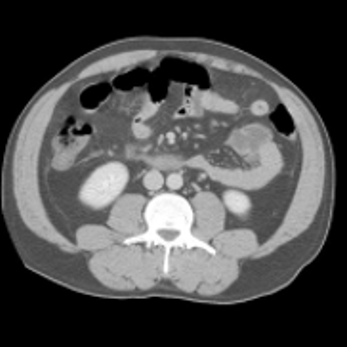
#> input picture ImageFolder1/image002.png, 347 x 347 px
$ python process_image_folder1.py base_image.png   (older library calls are emulated)
#> lines starting #> are read from the running program, lines starting #| are printed output that depends on the picture; after the words box and inside, x2 and y2 are one past the last pixel; in counts of white or black regions, pixels touching at a corner belong together
### compare_pix1.py
import cv2
import numpy as np


def angle_rotation(img_rot):


    img_unrot = cv2.imread('base_image.png')

    h,w,c = img_unrot.shape


    img_resize = cv2.resize(img_rot,(w,h))


    gray = cv2.cvtColor(np.uint8(img_resize), cv2.COLOR_RGB2GRAY)

    gray1 = cv2.cvtColor(np.uint8(img_unrot), cv2.COLOR_RGB2GRAY)


    center = (w//2,h//2)

    score_list = []


    allowed_rotation1 = np.linspace(0,45,46)
    allowed_rotation2 = np.linspace(170,190,21)
    allowed_rotation3 = np.linspace(350,360,11)

    allowed_rotation = np.concatenate((allowed_rotation1, allowed_rotation2, allowed_rotation3), axis = None)

    for i in allowed_rotation:

        rotation_matrix = cv2.getRotationMatrix2D(center, i, 1.0)

        final_rotated = cv2.warpAffine(gray1,rotation_matrix,(w,h))


        #(score, diff) = compare_ssim(image_compare,final_rotated , full=True)

        diff_img = cv2.absdiff(gray, final_rotated)
        score = np.sum(diff_img)

        score_list.append(score)

    angle_index = np.argmin(score_list)

    return allowed_rotation[angle_index], h, w

### segment_CT_abdomenFV.py
import cv2
import numpy as np
from compare_pix1 import angle_rotation
from itertools import groupby


def segment_extreme_points(img):
    rotation_output = angle_rotation(img)

    theta = np.radians(rotation_output[0])

    gray = cv2.cvtColor(np.uint8(img), cv2.COLOR_RGB2GRAY)

    thresh = cv2.threshold(np.uint8(gray), np.mean(gray), 255, cv2.THRESH_BINARY)[1]

    # find the biggest contour in the image

    cnt = sorted(cv2.findContours(thresh, cv2.RETR_LIST, cv2.CHAIN_APPROX_NONE)[-2], key=cv2.contourArea)[-1]

    # Access the image pixels location of the biggest contour

    pts = [[], []]

    A = cnt[:, :, 0]

    B = cnt[:, :, 1]

    pts[0] = np.ndarray.flatten(A)
    pts[1] = np.ndarray.flatten(B)

    # set up the transformation matrix (rotation) and the inverse of the matrix.

    rot_mat = np.array(((np.cos(theta), -np.sin(theta)), (np.sin(theta), np.cos(theta))))

    rot_mat_inv = np.array(((np.cos(theta), np.sin(theta)), (-np.sin(theta), np.cos(theta))))

    # Transform the contour's pixels in rotated co-ordinates

    pts1 = np.dot(rot_mat, [pts[0], pts[1]])

    pts_intX = [int(i) for i in pts1[0]]
    pts_intY = [int(i) for i in pts1[1]]

    # find y co-ordinates for same value of x co-ordinates using group by

    A = zip(pts_intX, pts_intY)

    sorted_zipped_lists = sorted(A)

    sorted_list1 = [element for _, element in sorted_zipped_lists]
    sorted_list = sorted(pts_intX)

    A1 = zip(sorted_list, sorted_list1)

    key_func = lambda x: x[0]

    groupingX = groupby(A1, key_func)

    def translationX():

        list_same_x = [list(group) for key, group in groupingX]

        A = []
        B = []

        for sub_list in list_same_x:
            sublist_max = np.max(sub_list, axis=0)[1]
            sublist_min = np.min(sub_list, axis=0)[1]
            A.append(sublist_max)
            B.append(sublist_min)

        # find biggest y-difference for same value of x

        difference = [A[i] - B[i] for i in range(len(A))]

        index = np.argmax(difference)

        x_value = list_same_x[index][0][0]

        P1_vy = B[index]

        P2_vy = A[index]

        # Get Inverse of the transformed co-ordinates

        point1 = np.dot(rot_mat_inv, [x_value, P1_vy])
        point2 = np.dot(rot_mat_inv, [x_value, P2_vy])

        horizontal_intX = [int(i) for i in point1]
        horizontal_intY = [int(i) for i in point2]

        point_list = [horizontal_intX, horizontal_intY]
        max_length = ((int(point_list[0][0]) - int(point_list[1][0])) ** 2 + (
                int(point_list[0][1]) - int(point_list[1][1])) ** 2) ** 0.5

        return max_length, point_list

    # find x co-ordinates for same value of y co-ordinates using group by

    A2 = zip(pts_intY, pts_intX)

    sorted_zipped_lists = sorted(A2)

    sorted_list1 = [element for _, element in sorted_zipped_lists]
    sorted_list = sorted(pts_intY)

    A3 = zip(sorted_list1, sorted_list)

    key_func1 = lambda x: x[1]

    groupingY = groupby(A3, key_func1)

    def translationY():

        # Move along (x,y) vector (y-axis) and find the greatest difference in x co-ordinates

        list_same_y = [list(group) for key, group in groupingY]

        A = []
        B = []

        for sub_list in list_same_y:
            sublist_max = np.max(sub_list, axis=0)[0]
            sublist_min = np.min(sub_list, axis=0)[0]
            A.append(sublist_max)
            B.append(sublist_min)

        # find biggest x-difference for same value of y

        difference = [A[i] - B[i] for i in range(len(A))]

        index = np.argmax(difference)

        y_value = list_same_y[index][0][1]

        P1_vx = B[index]

        P2_vx = A[index]

        # Get Inverse of the transformed co-ordinates

        point1 = np.dot(rot_mat_inv, [P1_vx, y_value])
        point2 = np.dot(rot_mat_inv, [P2_vx, y_value])

        vertical_intX = [int(i) for i in point1]
        vertical_intY = [int(i) for i in point2]

        point_list = [vertical_intX, vertical_intY]

        max_length = ((int(point_list[0][0]) - int(point_list[1][0])) ** 2 + (
                int(point_list[0][1]) - int(point_list[1][1])) ** 2) ** 0.5

        return max_length, point_list

    Points_V = translationX()
    Points_H = translationY()

    P1_vx = int(Points_V[1][0][0])

    P1_vy = int(Points_V[1][0][1])

    P2_vx = int(Points_V[1][1][0])

    P2_vy = int(Points_V[1][1][1])

    P1_hx = int(Points_H[1][0][0])

    P1_hy = int(Points_H[1][0][1])

    P2_hx = int(Points_H[1][1][0])

    P2_hy = int(Points_H[1][1][1])

    return (P1_hx, P1_hy), (P2_hx, P2_hy), (P1_vx, P1_vy), (P2_vx, P2_vy), rotation_output[0]

### process_image_folder1.py
import csv
import cv2
import os
from segment_CT_abdomenFV import segment_extreme_points
from time import process_time

import sys

start_time = process_time()


with open('segment_abdomen_extremes.csv', 'w', newline='') as file:
    writer = csv.writer(file)
    writer.writerow(["ImageId", "HorizontalX1", "HorizontalY1", "HorizontalX2", "HorizontalY2", "VerticalX1",
                     "VerticalY1", "VerticalX2", "VerticalY2"])

    i = 1

    #folder_name = sys.argv[1]
    folder_name = "./ImageFolder1"


    for image in os.listdir(folder_name):

        img = cv2.imread(os.path.join(folder_name,image))
#> img is the input picture: shape (347, 347, 3); min 0, max 255, mean 76.4

        if img is not None:
            output = segment_extreme_points(img)
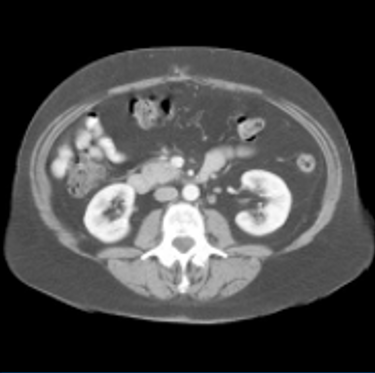
#> input picture base_image.png, 375 x 373 px
#> in angle_rotation, img_unrot is the input picture: shape (373, 375, 3); mean B, G, R 70.8, 70.7, 70.6
#> the loop in angle_rotation, `for i in allowed_rotation: ` made 78 passes
#> score on passes 1 to 12: 4034635, 4024549, 4040216, 4063096, 4092443, 4123433, 4157805, 4197941, 4237341, 4276599, 4315918, 4357137
#> pass 1, in angle_rotation, `diff_img = cv2.absdiff(gray, final_rotated)`:
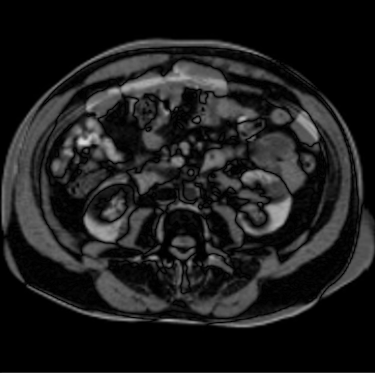
#> diff_img: shape (373, 375); min 0, max 216, mean 28.8
#> pass 2, in angle_rotation, `final_rotated = cv2.warpAffine(gray1,rotation_matrix,(w,h))`:
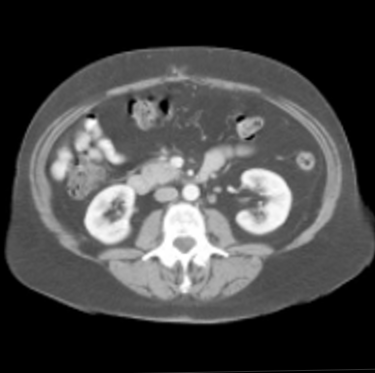
#> final_rotated: shape (373, 375); min 0, max 255, mean 70.6
#> pass 2, in angle_rotation, `diff_img = cv2.absdiff(gray, final_rotated)`:
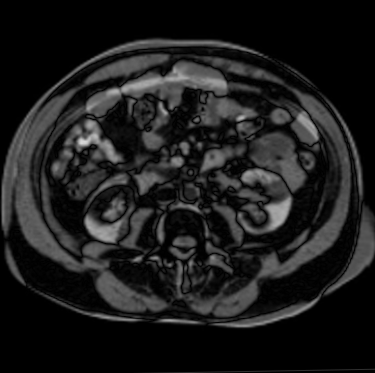
#> diff_img: shape (373, 375); min 0, max 215, mean 28.8
#> pass 3, in angle_rotation, `final_rotated = cv2.warpAffine(gray1,rotation_matrix,(w,h))`:
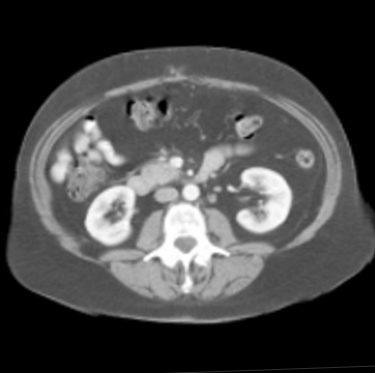
#> final_rotated: shape (373, 375); min 0, max 255, mean 70.6
#> after the loop in angle_rotation, `for i in allowed_rotation:`: score_list = 78 values, max 5909988 at index 45, min 4000826 at index 75, mean 4989447.6
#> in angle_rotation, `angle_index = np.argmin(score_list)`: angle_index = 75
#> in segment_extreme_points, `rotation_output = angle_rotation(img)`: rotation_output = (358, 373, 375)
#> in segment_extreme_points, `theta = np.radians(rotation_output[0])`: theta = 6.25
#> in segment_extreme_points, `thresh = cv2.threshold(np.uint8(gray), np.mean(gray), 255, cv2.THRESH_..`:
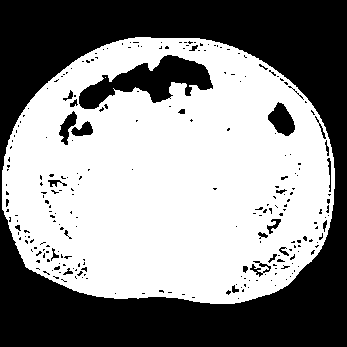
#> thresh: shape (347, 347); 55.2% white; 251 black regions (224 under 20 px), largest, box (x1, y1, x2, y2) and area: (0, 0, 347, 347) 47571, (79, 55, 213, 109) 3286, (268, 102, 295, 136) 555
#> in segment_extreme_points, `cnt = sorted(cv2.findContours(thresh, cv2.RETR_LIST, cv2.CHAIN_APPROX_..`: cnt = contour of 900 points, box (x1, y1, x2, y2) (2, 37, 335, 304), area 72387
#> in segment_extreme_points, `A = cnt[:, :, 0]`: A = 900 values, max 334 at index 634, min 2 at index 177, mean 168.4
#> in segment_extreme_points, `B = cnt[:, :, 1]`: B = 900 values, max 303 at index 458, min 37 at index 0, mean 177.1
#> in segment_extreme_points, `rot_mat = np.array(((np.cos(theta), -np.sin(theta)), (np.sin(theta), n..`: rot_mat = [[0.999, 0.0349], [-0.0349, 0.999]]
#> in segment_extreme_points, `rot_mat_inv = np.array(((np.cos(theta), np.sin(theta)), (-np.sin(theta..`: rot_mat_inv = [[0.999, -0.0349], [0.0349, 0.999]]
#> in segment_extreme_points, `pts_intX = [int(i) for i in pts1[0]]`: pts_intX = 900 values, max 340 at index 634, min 7 at index 177, mean 174
#> in segment_extreme_points, `pts_intY = [int(i) for i in pts1[1]]`: pts_intY = 900 values, max 295 at index 458, min 31 at index 830, mean 170.6
#> in segment_extreme_points, `sorted_zipped_lists = sorted(A)`: sorted_zipped_lists = 900 pairs, first value 7 to 340, second value 31 to 295
#> in segment_extreme_points, `sorted_list1 = [element for _, element in sorted_zipped_lists]`: sorted_list1 = 900 values, max 295 at index 542, min 31 at index 389, mean 170.6
#> in segment_extreme_points, `sorted_list = sorted(pts_intX)`: sorted_list = 900 values from 7 to 340
#> in segment_extreme_points, `sorted_zipped_lists = sorted(A2)`: sorted_zipped_lists = 900 pairs, first value 31 to 295, second value 7 to 340
#> in segment_extreme_points, `sorted_list1 = [element for _, element in sorted_zipped_lists]`: sorted_list1 = 900 values, max 340 at index 430, min 7 at index 435, mean 174
#> in segment_extreme_points, `sorted_list = sorted(pts_intY)`: sorted_list = 900 values from 31 to 295
#> in translationX, `list_same_x = [list(group) for key, group in groupingX]`: list_same_x = 334 items
#> the loop in translationX, `for sub_list in list_same_x:` made 334 passes
#> (sub_list, sublist_max, sublist_min) on passes 1, 4, 7: ([(7, 169), (7, 170)], 170, 169), ([(10, 153), (10, 154), (10, 209)], 209, 153), ([(13, 138), (13, 143), (13, 216), (13, 217)], 217, 138)
#> after the loop in translationX, `for sub_list in list_same_x:`: A = 334 values, max 295 at index 213, min 57 at index 71, mean 276.4; B = 334 values, max 288 at index 257, min 31 at index 137, mean 61.72
#> in translationX, `difference = [A[i] - B[i] for i in range(len(A))]`: difference = 334 values, max 263 at index 196, min 0 at index 24, mean 214.7
#> in translationX, `index = np.argmax(difference)`: index = 196
#> in translationX, `x_value = list_same_x[index][0][0]`: x_value = 203
#> in translationX, `P1_vy = B[index]`: P1_vy = 31
#> in translationX, `P2_vy = A[index]`: P2_vy = 294
#> in translationX, `point1 = np.dot(rot_mat_inv, [x_value, P1_vy])`: point1 = [201.8, 38.07]
#> in translationX, `point2 = np.dot(rot_mat_inv, [x_value, P2_vy])`: point2 = [192.6, 300.9]
#> in translationX, `horizontal_intX = [int(i) for i in point1]`: horizontal_intX = [201, 38]
#> in translationX, `horizontal_intY = [int(i) for i in point2]`: horizontal_intY = [192, 300]
#> in translationX, `point_list = [horizontal_intX, horizontal_intY]`: point_list = [[201, 38], [192, 300]]
#> in translationX, `max_length = ((int(point_list[0][0]) - int(point_list[1][0])) ** 2 + (..`: max_length = 262.2
#> in segment_extreme_points, `Points_V = translationX()`: Points_V = (262.2, [[201, 38], [192, 300]])
#> in translationY, `list_same_y = [list(group) for key, group in groupingY]`: list_same_y = 265 items
#> the loop in translationY, `for sub_list in list_same_y:` made 265 passes
#> (sub_list, sublist_max, sublist_min) on passes 8 to 10: ([(113, 38), (114, 38), (234, 38), (235, 38)], 235, 113), ([(111, 39), (112, 39), (236, 39), (237, 39), (238, 39)], 238, 111), ([(107, 40), (108, 40), (109, 40), (110, 40), (239, 40)], 239, 107)
#> after the loop in translationY, `for sub_list in list_same_y:`: A = 265 values, max 340 at index 135, min 206 at index 0, mean 312; B = 265 values, max 322 at index 73, min 7 at index 138, mean 39.55
#> in translationY, `difference = [A[i] - B[i] for i in range(len(A))]`: difference = 265 values, max 333 at index 138, min 0 at index 42, mean 272.5
#> in translationY, `index = np.argmax(difference)`: index = 138
#> in translationY, `y_value = list_same_y[index][0][1]`: y_value = 169
#> in translationY, `P1_vx = B[index]`: P1_vx = 7
#> in translationY, `P2_vx = A[index]`: P2_vx = 340
#> in translationY, `point1 = np.dot(rot_mat_inv, [P1_vx, y_value])`: point1 = [1.1, 169.1]
#> in translationY, `point2 = np.dot(rot_mat_inv, [P2_vx, y_value])`: point2 = [333.9, 180.8]
#> in translationY, `vertical_intX = [int(i) for i in point1]`: vertical_intX = [1, 169]
#> in translationY, `vertical_intY = [int(i) for i in point2]`: vertical_intY = [333, 180]
#> in translationY, `point_list = [vertical_intX, vertical_intY]`: point_list = [[1, 169], [333, 180]]
#> in translationY, `max_length = ((int(point_list[0][0]) - int(point_list[1][0])) ** 2 + (..`: max_length = 332.2
#> in segment_extreme_points, `Points_H = translationY()`: Points_H = (332.2, [[1, 169], [333, 180]])
#> in segment_extreme_points, `P1_vx = int(Points_V[1][0][0])`: P1_vx = 201
#> in segment_extreme_points, `P1_vy = int(Points_V[1][0][1])`: P1_vy = 38
#> in segment_extreme_points, `P2_vx = int(Points_V[1][1][0])`: P2_vx = 192
#> in segment_extreme_points, `P2_vy = int(Points_V[1][1][1])`: P2_vy = 300
#> in segment_extreme_points, `P1_hx = int(Points_H[1][0][0])`: P1_hx = 1
#> in segment_extreme_points, `P1_hy = int(Points_H[1][0][1])`: P1_hy = 169
#> in segment_extreme_points, `P2_hx = int(Points_H[1][1][0])`: P2_hx = 333
#> in segment_extreme_points, `P2_hy = int(Points_H[1][1][1])`: P2_hy = 180
#> output = ((1, 169), (333, 180), (201, 38), (192, 300), 358)
#> pass 3 of the loop `for image in os.listdir(folder_name):`:
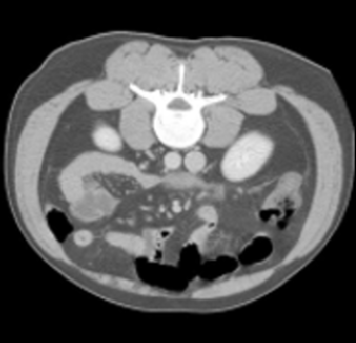
#> input picture ImageFolder1/image180deg.PNG, 356 x 343 px
#> img is the input picture: shape (343, 356, 3); min 0, max 255, mean 83.4
#> the loop in angle_rotation (call 3), `for i in allowed_rotation: ` made 78 passes
#> pass 1, in angle_rotation (call 3), `diff_img = cv2.absdiff(gray, final_rotated)`:
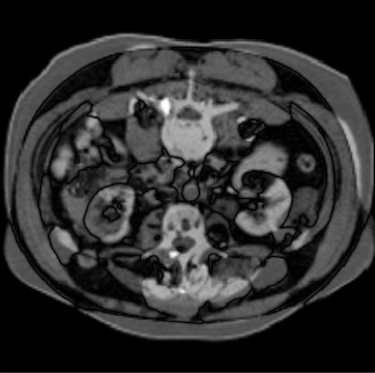
#> diff_img: shape (373, 375); min 0, max 255, mean 46.1
#> in segment_extreme_points (call 3), `thresh = cv2.threshold(np.uint8(gray), np.mean(gray), 255, cv2.THRESH_..`:
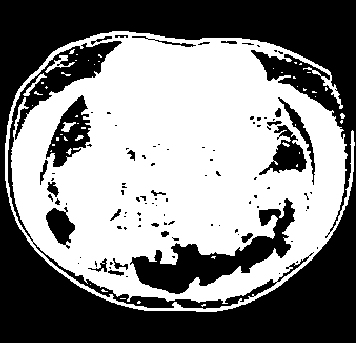
#> thresh: shape (343, 356); 51.7% white; 102 black regions (76 under 20 px), largest, box (x1, y1, x2, y2) and area: (0, 0, 356, 343) 44446, (130, 198, 295, 294) 4789, (8, 41, 314, 309) 4662
            writer.writerow([i, output[0][0], output[0][1], output[1][0], output[1][1], output[2][0], output[2][1],
                            output[3][0], output[3][1]])
        i+=1


end_time = process_time()

print(".csv file is ready.")
print("Time taken: ",end_time-start_time)
